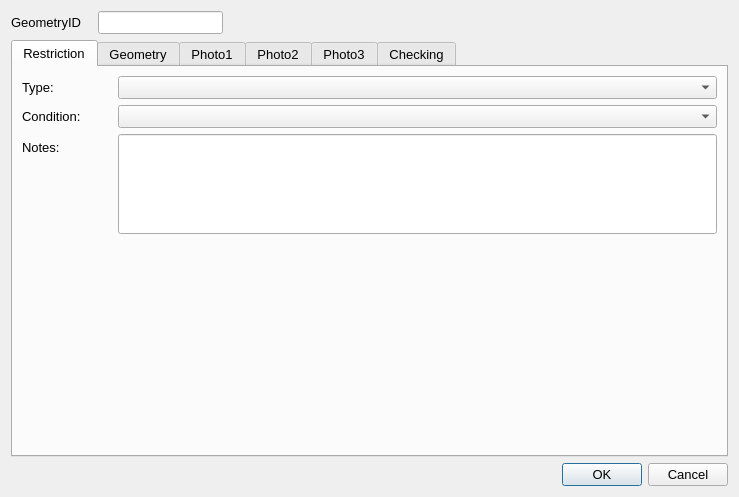
<?xml version="1.0" encoding="UTF-8"?>
<ui version="4.0">
 <class>Dialog</class>
 <widget class="QDialog" name="Dialog">
  <property name="geometry">
   <rect>
    <x>0</x>
    <y>0</y>
    <width>739</width>
    <height>497</height>
   </rect>
  </property>
  <property name="sizePolicy">
   <sizepolicy hsizetype="Fixed" vsizetype="Fixed">
    <horstretch>0</horstretch>
    <verstretch>0</verstretch>
   </sizepolicy>
  </property>
  <property name="maximumSize">
   <size>
    <width>750</width>
    <height>550</height>
   </size>
  </property>
  <property name="font">
   <font>
    <pointsize>10</pointsize>
   </font>
  </property>
  <property name="windowTitle">
   <string>Dialog</string>
  </property>
  <layout class="QGridLayout" name="gridLayout">
   <item row="2" column="2">
    <widget class="QDialogButtonBox" name="button_box">
     <property name="orientation">
      <enum>Qt::Horizontal</enum>
     </property>
     <property name="standardButtons">
      <set>QDialogButtonBox::Cancel|QDialogButtonBox::Ok</set>
     </property>
    </widget>
   </item>
   <item row="0" column="1">
    <widget class="QLineEdit" name="GeometryID">
     <property name="sizePolicy">
      <sizepolicy hsizetype="Preferred" vsizetype="Preferred">
       <horstretch>0</horstretch>
       <verstretch>0</verstretch>
      </sizepolicy>
     </property>
     <property name="font">
      <font>
       <pointsize>10</pointsize>
      </font>
     </property>
     <property name="inputMask">
      <string/>
     </property>
     <property name="readOnly">
      <bool>true</bool>
     </property>
     <property name="placeholderText">
      <string/>
     </property>
    </widget>
   </item>
   <item row="1" column="0" colspan="3">
    <widget class="QTabWidget" name="Details">
     <property name="sizePolicy">
      <sizepolicy hsizetype="Expanding" vsizetype="Expanding">
       <horstretch>0</horstretch>
       <verstretch>0</verstretch>
      </sizepolicy>
     </property>
     <property name="minimumSize">
      <size>
       <width>0</width>
       <height>0</height>
      </size>
     </property>
     <property name="font">
      <font>
       <pointsize>10</pointsize>
      </font>
     </property>
     <property name="cursor">
      <cursorShape>IBeamCursor</cursorShape>
     </property>
     <property name="mouseTracking">
      <bool>true</bool>
     </property>
     <property name="acceptDrops">
      <bool>true</bool>
     </property>
     <property name="currentIndex">
      <number>0</number>
     </property>
     <widget class="QWidget" name="RestrictionDetails">
      <property name="focusPolicy">
       <enum>Qt::NoFocus</enum>
      </property>
      <attribute name="title">
       <string>Restriction</string>
      </attribute>
      <layout class="QFormLayout" name="formLayout">
       <property name="fieldGrowthPolicy">
        <enum>QFormLayout::AllNonFixedFieldsGrow</enum>
       </property>
       <item row="2" column="0">
        <widget class="QLabel" name="label_7">
         <property name="text">
          <string>Type:</string>
         </property>
        </widget>
       </item>
       <item row="2" column="1">
        <widget class="QComboBox" name="PedestrianRailingTypeID"/>
       </item>
       <item row="3" column="0">
        <widget class="QLabel" name="lbl_Condition">
         <property name="minimumSize">
          <size>
           <width>90</width>
           <height>16</height>
          </size>
         </property>
         <property name="font">
          <font>
           <pointsize>10</pointsize>
          </font>
         </property>
         <property name="text">
          <string>Condition:</string>
         </property>
        </widget>
       </item>
       <item row="3" column="1">
        <widget class="QComboBox" name="AssetConditionTypeID"/>
       </item>
       <item row="7" column="0">
        <widget class="QLabel" name="lbl_Notes">
         <property name="text">
          <string>Notes:</string>
         </property>
        </widget>
       </item>
       <item row="7" column="1">
        <widget class="QLineEdit" name="Notes">
         <property name="minimumSize">
          <size>
           <width>0</width>
           <height>100</height>
          </size>
         </property>
         <property name="alignment">
          <set>Qt::AlignLeading|Qt::AlignLeft|Qt::AlignTop</set>
         </property>
        </widget>
       </item>
      </layout>
     </widget>
     <widget class="QWidget" name="Geometry">
      <attribute name="title">
       <string>Geometry</string>
      </attribute>
      <layout class="QFormLayout" name="formLayout_2">
       <property name="fieldGrowthPolicy">
        <enum>QFormLayout::AllNonFixedFieldsGrow</enum>
       </property>
       <item row="0" column="0">
        <widget class="QLabel" name="lbl_RoadName">
         <property name="minimumSize">
          <size>
           <width>90</width>
           <height>16</height>
          </size>
         </property>
         <property name="font">
          <font>
           <pointsize>10</pointsize>
          </font>
         </property>
         <property name="text">
          <string>Road Name:</string>
         </property>
        </widget>
       </item>
       <item row="0" column="1">
        <widget class="QLineEdit" name="RoadName"/>
       </item>
       <item row="1" column="0">
        <widget class="QLabel" name="lbl_USRN">
         <property name="minimumSize">
          <size>
           <width>90</width>
           <height>16</height>
          </size>
         </property>
         <property name="font">
          <font>
           <pointsize>10</pointsize>
          </font>
         </property>
         <property name="text">
          <string>USRN:</string>
         </property>
        </widget>
       </item>
       <item row="1" column="1">
        <widget class="QLineEdit" name="USRN"/>
       </item>
       <item row="3" column="1">
        <spacer name="verticalSpacer">
         <property name="orientation">
          <enum>Qt::Vertical</enum>
         </property>
         <property name="sizeHint" stdset="0">
          <size>
           <width>20</width>
           <height>40</height>
          </size>
         </property>
        </spacer>
       </item>
       <item row="4" column="0">
        <widget class="QLabel" name="label_8">
         <property name="text">
          <string>Last Update Date:</string>
         </property>
        </widget>
       </item>
       <item row="4" column="1">
        <widget class="QDateTimeEdit" name="Signs_DateTime">
         <property name="readOnly">
          <bool>true</bool>
         </property>
        </widget>
       </item>
       <item row="5" column="0">
        <widget class="QLabel" name="label_2">
         <property name="text">
          <string>Last Changed By:</string>
         </property>
        </widget>
       </item>
       <item row="5" column="1">
        <widget class="QLineEdit" name="Surveyor"/>
       </item>
       <item row="6" column="0">
        <widget class="QLabel" name="label_9">
         <property name="text">
          <string>RestrictionID:</string>
         </property>
        </widget>
       </item>
       <item row="6" column="1">
        <widget class="QLineEdit" name="RestrictionID"/>
       </item>
      </layout>
     </widget>
     <widget class="QWidget" name="PhotoTab_01">
      <attribute name="title">
       <string>Photo1</string>
      </attribute>
      <layout class="QGridLayout" name="gridLayout_2">
       <item row="1" column="0">
        <widget class="QPushButton" name="startCamera1">
         <property name="maximumSize">
          <size>
           <width>150</width>
           <height>16777215</height>
          </size>
         </property>
         <property name="text">
          <string>open Camera</string>
         </property>
         <property name="icon">
          <iconset>
           <normaloff>../../../../PC18-26 Carnegie Library Lambeth/Mapping/Templates/camara_foto.png</normaloff>../../../../PC18-26 Carnegie Library Lambeth/Mapping/Templates/camara_foto.png</iconset>
         </property>
         <property name="checkable">
          <bool>true</bool>
         </property>
         <property name="autoDefault">
          <bool>false</bool>
         </property>
         <property name="default">
          <bool>false</bool>
         </property>
        </widget>
       </item>
       <item row="1" column="2">
        <widget class="QPushButton" name="getPhoto1">
         <property name="maximumSize">
          <size>
           <width>150</width>
           <height>16777215</height>
          </size>
         </property>
         <property name="text">
          <string>take Photo</string>
         </property>
         <property name="icon">
          <iconset>
           <normaloff>../../../../PC18-26 Carnegie Library Lambeth/Mapping/Templates/take-photo-icon-21.jpg</normaloff>../../../../PC18-26 Carnegie Library Lambeth/Mapping/Templates/take-photo-icon-21.jpg</iconset>
         </property>
         <property name="checkable">
          <bool>false</bool>
         </property>
         <property name="autoDefault">
          <bool>false</bool>
         </property>
        </widget>
       </item>
       <item row="0" column="0">
        <widget class="QLabel" name="Photo_Widget_01">
         <property name="sizePolicy">
          <sizepolicy hsizetype="Fixed" vsizetype="Fixed">
           <horstretch>0</horstretch>
           <verstretch>0</verstretch>
          </sizepolicy>
         </property>
         <property name="maximumSize">
          <size>
           <width>640</width>
           <height>480</height>
          </size>
         </property>
         <property name="autoFillBackground">
          <bool>true</bool>
         </property>
         <property name="text">
          <string>No photo</string>
         </property>
        </widget>
       </item>
      </layout>
     </widget>
     <widget class="QWidget" name="PhotoTab_02">
      <attribute name="title">
       <string>Photo2</string>
      </attribute>
      <layout class="QGridLayout" name="gridLayout_4">
       <item row="0" column="0">
        <widget class="QLabel" name="Photo_Widget_02">
         <property name="sizePolicy">
          <sizepolicy hsizetype="Fixed" vsizetype="Fixed">
           <horstretch>0</horstretch>
           <verstretch>0</verstretch>
          </sizepolicy>
         </property>
         <property name="maximumSize">
          <size>
           <width>640</width>
           <height>480</height>
          </size>
         </property>
         <property name="autoFillBackground">
          <bool>true</bool>
         </property>
         <property name="text">
          <string>No photo</string>
         </property>
        </widget>
       </item>
       <item row="1" column="0">
        <widget class="QPushButton" name="startCamera2">
         <property name="maximumSize">
          <size>
           <width>150</width>
           <height>16777215</height>
          </size>
         </property>
         <property name="text">
          <string>open Camera</string>
         </property>
         <property name="icon">
          <iconset>
           <normaloff>../../../../PC18-26 Carnegie Library Lambeth/Mapping/Templates/camara_foto.png</normaloff>../../../../PC18-26 Carnegie Library Lambeth/Mapping/Templates/camara_foto.png</iconset>
         </property>
         <property name="checkable">
          <bool>true</bool>
         </property>
         <property name="autoDefault">
          <bool>false</bool>
         </property>
         <property name="default">
          <bool>false</bool>
         </property>
        </widget>
       </item>
       <item row="1" column="1">
        <widget class="QPushButton" name="getPhoto2">
         <property name="maximumSize">
          <size>
           <width>150</width>
           <height>16777215</height>
          </size>
         </property>
         <property name="text">
          <string>take Photo</string>
         </property>
         <property name="icon">
          <iconset>
           <normaloff>../../../../PC18-26 Carnegie Library Lambeth/Mapping/Templates/take-photo-icon-21.jpg</normaloff>../../../../PC18-26 Carnegie Library Lambeth/Mapping/Templates/take-photo-icon-21.jpg</iconset>
         </property>
         <property name="checkable">
          <bool>false</bool>
         </property>
         <property name="autoDefault">
          <bool>false</bool>
         </property>
        </widget>
       </item>
      </layout>
     </widget>
     <widget class="QWidget" name="PhotoTab_03">
      <attribute name="title">
       <string>Photo3</string>
      </attribute>
      <layout class="QGridLayout" name="gridLayout_3">
       <item row="0" column="0">
        <widget class="QLabel" name="Photo_Widget_03">
         <property name="autoFillBackground">
          <bool>true</bool>
         </property>
         <property name="text">
          <string>No photo</string>
         </property>
        </widget>
       </item>
       <item row="1" column="2">
        <widget class="QPushButton" name="getPhoto3">
         <property name="maximumSize">
          <size>
           <width>150</width>
           <height>16777215</height>
          </size>
         </property>
         <property name="text">
          <string>take Photo</string>
         </property>
         <property name="icon">
          <iconset>
           <normaloff>../../../../PC18-26 Carnegie Library Lambeth/Mapping/Templates/take-photo-icon-21.jpg</normaloff>../../../../PC18-26 Carnegie Library Lambeth/Mapping/Templates/take-photo-icon-21.jpg</iconset>
         </property>
         <property name="checkable">
          <bool>false</bool>
         </property>
         <property name="autoDefault">
          <bool>false</bool>
         </property>
        </widget>
       </item>
       <item row="1" column="0">
        <widget class="QPushButton" name="startCamera3">
         <property name="maximumSize">
          <size>
           <width>150</width>
           <height>16777215</height>
          </size>
         </property>
         <property name="text">
          <string>open Camera</string>
         </property>
         <property name="icon">
          <iconset>
           <normaloff>../../../../PC18-26 Carnegie Library Lambeth/Mapping/Templates/camara_foto.png</normaloff>../../../../PC18-26 Carnegie Library Lambeth/Mapping/Templates/camara_foto.png</iconset>
         </property>
         <property name="checkable">
          <bool>true</bool>
         </property>
         <property name="autoDefault">
          <bool>false</bool>
         </property>
         <property name="default">
          <bool>false</bool>
         </property>
        </widget>
       </item>
      </layout>
     </widget>
     <widget class="QWidget" name="checkingTab">
      <attribute name="title">
       <string>Checking</string>
      </attribute>
      <layout class="QFormLayout" name="formLayout_3">
       <item row="1" column="0">
        <widget class="QLabel" name="label_4">
         <property name="text">
          <string>Check Notes:</string>
         </property>
        </widget>
       </item>
       <item row="1" column="1">
        <widget class="QTextEdit" name="MHTC_CheckNotes"/>
       </item>
       <item row="0" column="0">
        <widget class="QLabel" name="label_5">
         <property name="text">
          <string>Check issue type:</string>
         </property>
        </widget>
       </item>
       <item row="0" column="1">
        <widget class="QComboBox" name="MHTC_CheckIssueTypeID"/>
       </item>
       <item row="3" column="0">
        <widget class="QCheckBox" name="FieldCheckCompleted">
         <property name="text">
          <string>Field check completed</string>
         </property>
        </widget>
       </item>
       <item row="2" column="0">
        <spacer name="verticalSpacer_2">
         <property name="orientation">
          <enum>Qt::Vertical</enum>
         </property>
         <property name="sizeHint" stdset="0">
          <size>
           <width>20</width>
           <height>20</height>
          </size>
         </property>
        </spacer>
       </item>
      </layout>
     </widget>
    </widget>
   </item>
   <item row="0" column="0">
    <widget class="QLabel" name="label">
     <property name="minimumSize">
      <size>
       <width>81</width>
       <height>16</height>
      </size>
     </property>
     <property name="font">
      <font>
       <pointsize>10</pointsize>
      </font>
     </property>
     <property name="text">
      <string>GeometryID</string>
     </property>
    </widget>
   </item>
  </layout>
 </widget>
 <resources/>
 <connections>
  <connection>
   <sender>button_box</sender>
   <signal>accepted()</signal>
   <receiver>Dialog</receiver>
   <slot>accept()</slot>
   <hints>
    <hint type="sourcelabel">
     <x>248</x>
     <y>254</y>
    </hint>
    <hint type="destinationlabel">
     <x>157</x>
     <y>274</y>
    </hint>
   </hints>
  </connection>
  <connection>
   <sender>button_box</sender>
   <signal>rejected()</signal>
   <receiver>Dialog</receiver>
   <slot>reject()</slot>
   <hints>
    <hint type="sourcelabel">
     <x>316</x>
     <y>260</y>
    </hint>
    <hint type="destinationlabel">
     <x>286</x>
     <y>274</y>
    </hint>
   </hints>
  </connection>
 </connections>
</ui>
